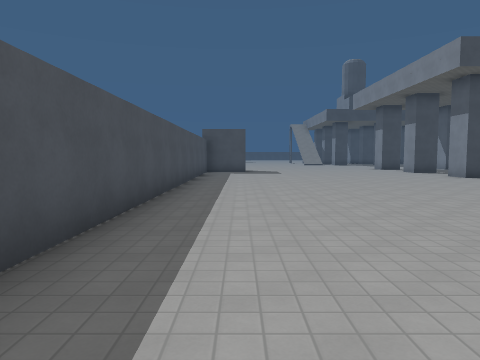
[1] (above)

24 first-person views from a walk through a level from a Godot 3-D game. The camera is 1.5 m above the floor, tilts 4° down and sees 70° across. The floor is counted in squares, 2 m on a side. Each view is taken from the middle of a square. On the plan, view 1 faces up. The plan holds only what a view shows up to about 11 squares ahead; the rest is blank. The place goes on beyond the plan. Surface patterns are stand-ins for the level's own textures.

[2]
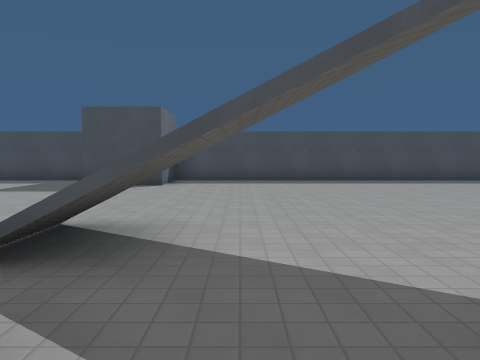

[3]
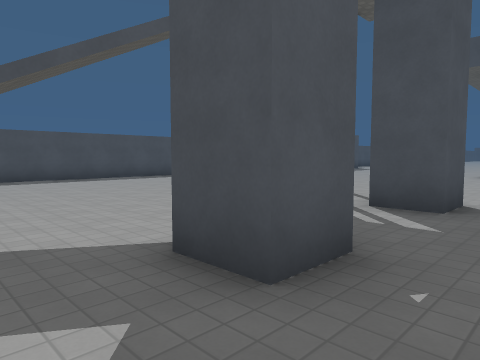

[4]
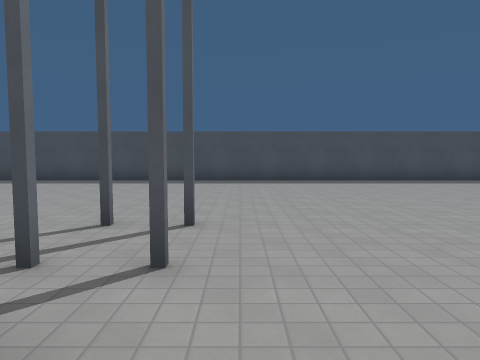

[5]
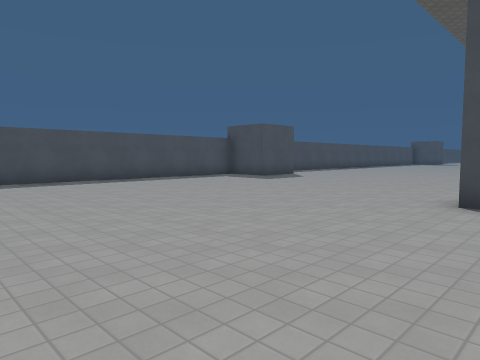

[6]
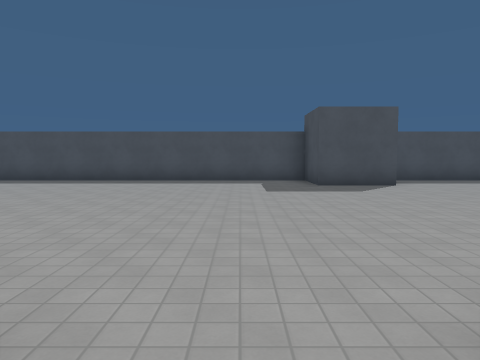

[7]
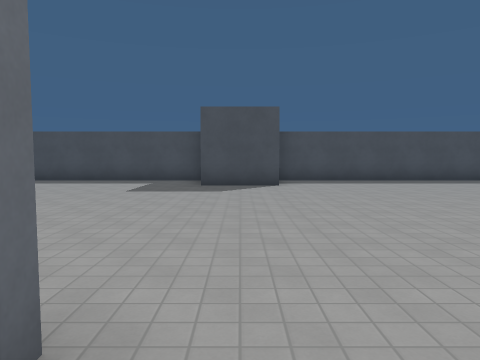

[8]
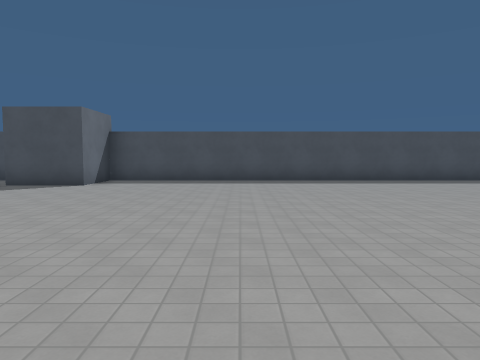

[9]
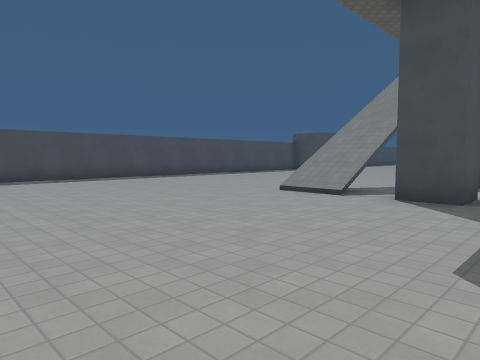

[10]
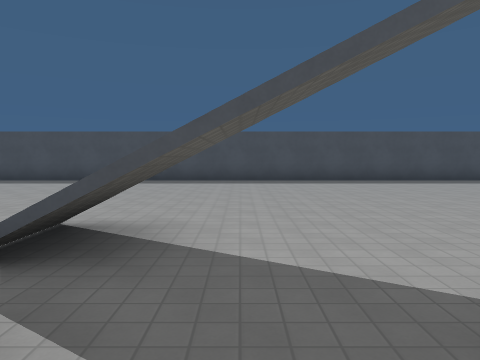

[11]
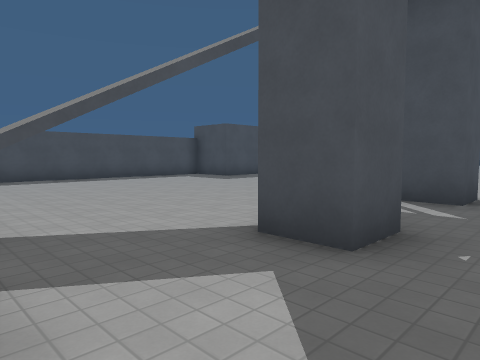

[12]
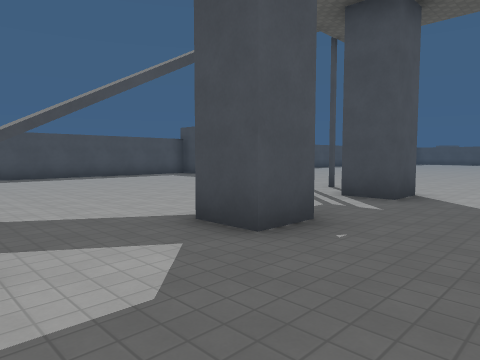

[13]
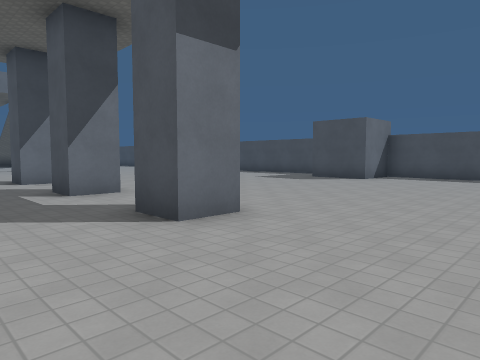

[14]
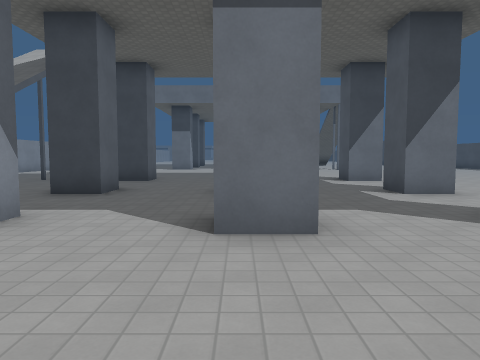

[15]
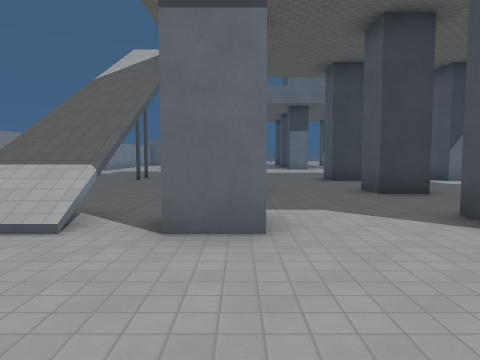

[16]
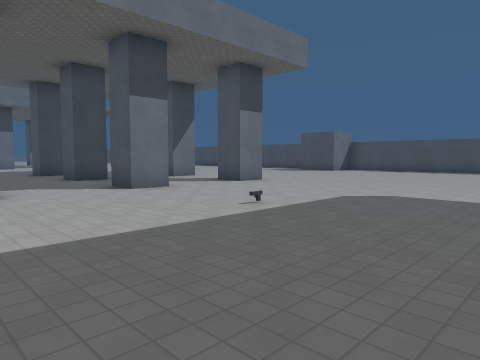

[17]
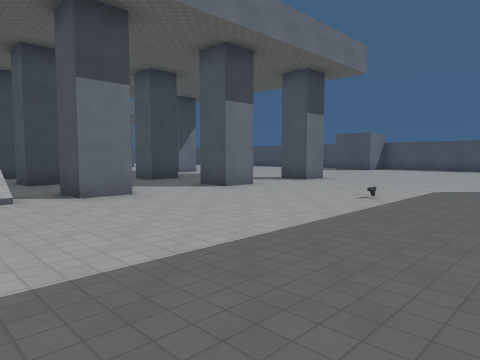

[18]
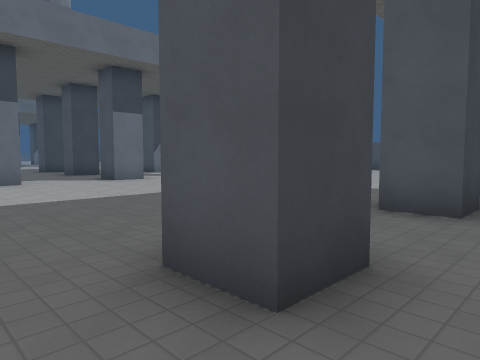

[19]
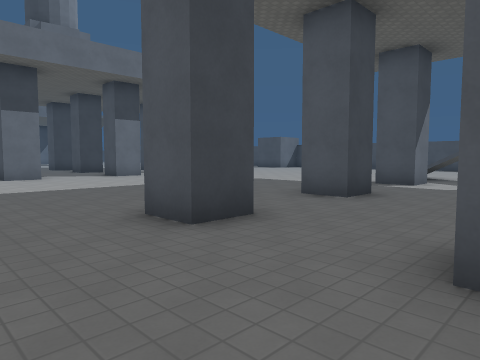

[20]
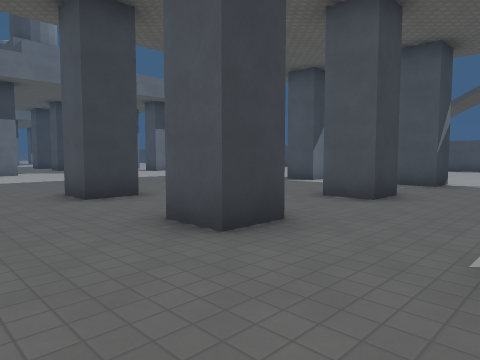

[21]
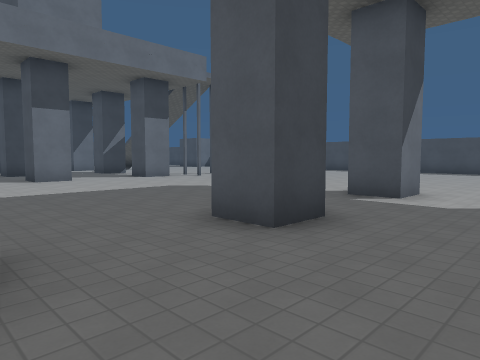

[22]
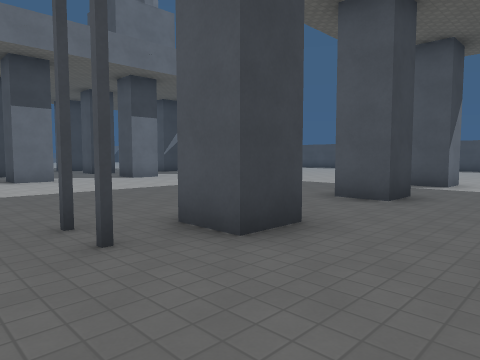

[23]
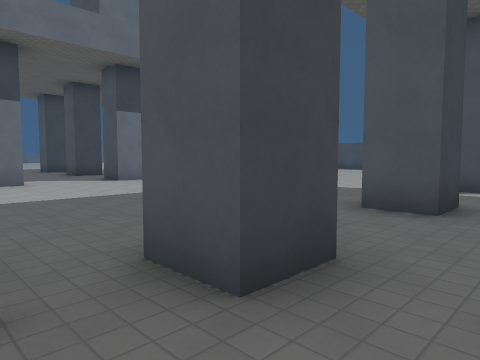

[24]
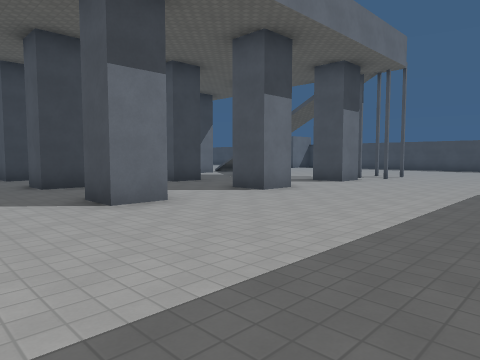

### Floor plan
Key: @ floor where view 1 was taken; # wall or solid block; x gap in a wall; . floor; / step, stairs or slope.
Columns run from 2 left of view 1 to 18 right of it. Each row starts with its distance up from view 1.
 41           ..
 40           ..
 39           ..
 38           ..
 37 #.      .....
 36 #...... ..#..
 35 #............    ....
 34 #....................
 33 #....................
 32 #.........#...#..#...
 31 #....................
 30 #....................
 29 #......./.#...#..#...
 28 #......./...........
 27 #...................
 26 #....................
 25 #....................
 24 #....................
 23 #....................
 22 #...................
 21 #...................
 20 #...................
 19 #.........#...#..#.//
 18 ###................ x
 17  ##..................
 16 ###.......#...#..#...
 15 #....................
 14 #....................
 13 #....................
 12 #.........#...#..#.##
 11 #..................#
 10 #...................
  9 #....................
  8 #....................
  7 #....................
  6 #....................
  5 #...................
  4 #......#..#...#..#..
  3 #...................
  2 #.......  ..........
  1 #........ ...... ...
  0 #.@.......#.. #  #.
 -1 #............     .
 -2 #............
 -3 #....... ..
 -4 ###...../.
 -5   #.....
 -6   #....
 -7 #....
 -8 #...
 -9 #.

Where each view was taken, in squares from view 1:
view 1: 0 up, 0 right, facing up
view 2: 2 down, 9 right, facing left
view 3: 2 down, 10 right, facing up-left
view 4: 5 up, 9 right, facing left
view 5: 6 up, 9 right, facing up-left
view 6: 14 up, 9 right, facing left
view 7: 17 up, 9 right, facing left
view 8: 22 up, 9 right, facing left
view 9: 22 up, 10 right, facing up-left
view 10: 30 up, 9 right, facing left
view 11: 29 up, 10 right, facing up-left
view 12: 29 up, 11 right, facing up-left
view 13: 23 up, 11 right, facing down-left
view 14: 23 up, 12 right, facing down
view 15: 23 up, 15 right, facing down
view 16: 27 up, 16 right, facing down-left
view 17: 26 up, 18 right, facing down-left
view 18: 30 up, 17 right, facing down-left
view 19: 32 up, 18 right, facing down-left
view 20: 35 up, 18 right, facing down-left
view 21: 15 up, 15 right, facing down-left
view 22: 15 up, 18 right, facing down-left
view 23: 14 up, 17 right, facing down-left
view 24: 9 up, 18 right, facing down-left
